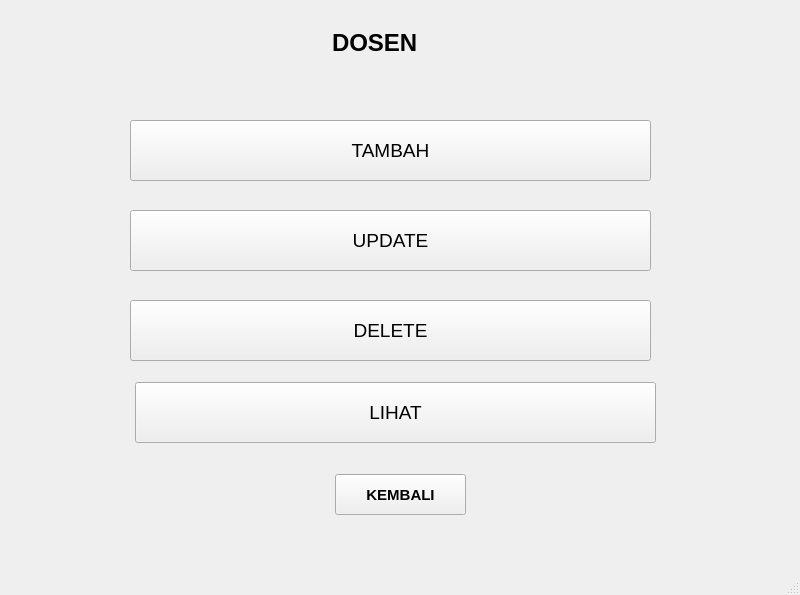
<?xml version="1.0" encoding="UTF-8"?>
<ui version="4.0">
 <class>MainWindow</class>
 <widget class="QMainWindow" name="MainWindow">
  <property name="geometry">
   <rect>
    <x>0</x>
    <y>0</y>
    <width>800</width>
    <height>595</height>
   </rect>
  </property>
  <property name="windowTitle">
   <string>MainWindow</string>
  </property>
  <widget class="QWidget" name="centralwidget">
   <widget class="QLabel" name="label">
    <property name="geometry">
     <rect>
      <x>332</x>
      <y>27</y>
      <width>311</width>
      <height>31</height>
     </rect>
    </property>
    <property name="font">
     <font>
      <pointsize>18</pointsize>
      <weight>75</weight>
      <bold>true</bold>
     </font>
    </property>
    <property name="text">
     <string>DOSEN</string>
    </property>
   </widget>
   <widget class="QPushButton" name="btn_tambah">
    <property name="geometry">
     <rect>
      <x>130</x>
      <y>120</y>
      <width>521</width>
      <height>61</height>
     </rect>
    </property>
    <property name="font">
     <font>
      <pointsize>14</pointsize>
     </font>
    </property>
    <property name="text">
     <string>TAMBAH</string>
    </property>
   </widget>
   <widget class="QPushButton" name="btn_update">
    <property name="geometry">
     <rect>
      <x>130</x>
      <y>210</y>
      <width>521</width>
      <height>61</height>
     </rect>
    </property>
    <property name="font">
     <font>
      <pointsize>14</pointsize>
     </font>
    </property>
    <property name="text">
     <string>UPDATE</string>
    </property>
   </widget>
   <widget class="QPushButton" name="btn_delete">
    <property name="geometry">
     <rect>
      <x>130</x>
      <y>300</y>
      <width>521</width>
      <height>61</height>
     </rect>
    </property>
    <property name="font">
     <font>
      <pointsize>14</pointsize>
     </font>
    </property>
    <property name="text">
     <string>DELETE</string>
    </property>
   </widget>
   <widget class="QPushButton" name="btn">
    <property name="geometry">
     <rect>
      <x>335</x>
      <y>474</y>
      <width>131</width>
      <height>41</height>
     </rect>
    </property>
    <property name="font">
     <font>
      <pointsize>11</pointsize>
      <weight>75</weight>
      <bold>true</bold>
     </font>
    </property>
    <property name="text">
     <string>KEMBALI</string>
    </property>
   </widget>
   <widget class="QPushButton" name="btn_delete_data_mhs_2">
    <property name="geometry">
     <rect>
      <x>135</x>
      <y>382</y>
      <width>521</width>
      <height>61</height>
     </rect>
    </property>
    <property name="font">
     <font>
      <pointsize>14</pointsize>
     </font>
    </property>
    <property name="text">
     <string>LIHAT</string>
    </property>
   </widget>
  </widget>
  <widget class="QMenuBar" name="menubar">
   <property name="geometry">
    <rect>
     <x>0</x>
     <y>0</y>
     <width>800</width>
     <height>26</height>
    </rect>
   </property>
  </widget>
  <widget class="QStatusBar" name="statusbar"/>
 </widget>
 <resources/>
 <connections/>
</ui>
